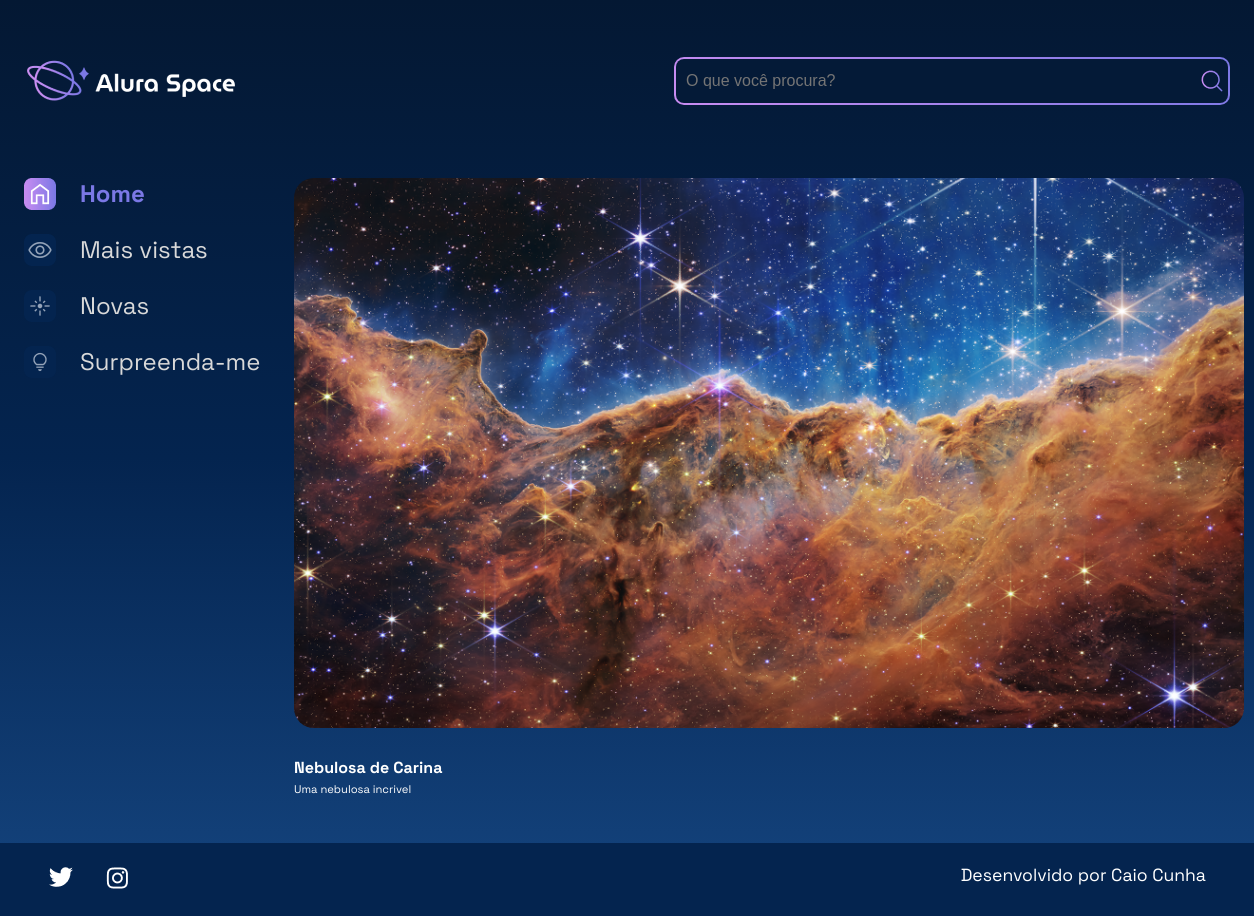
/imagem/1, run on an earlier commit of the app's database.
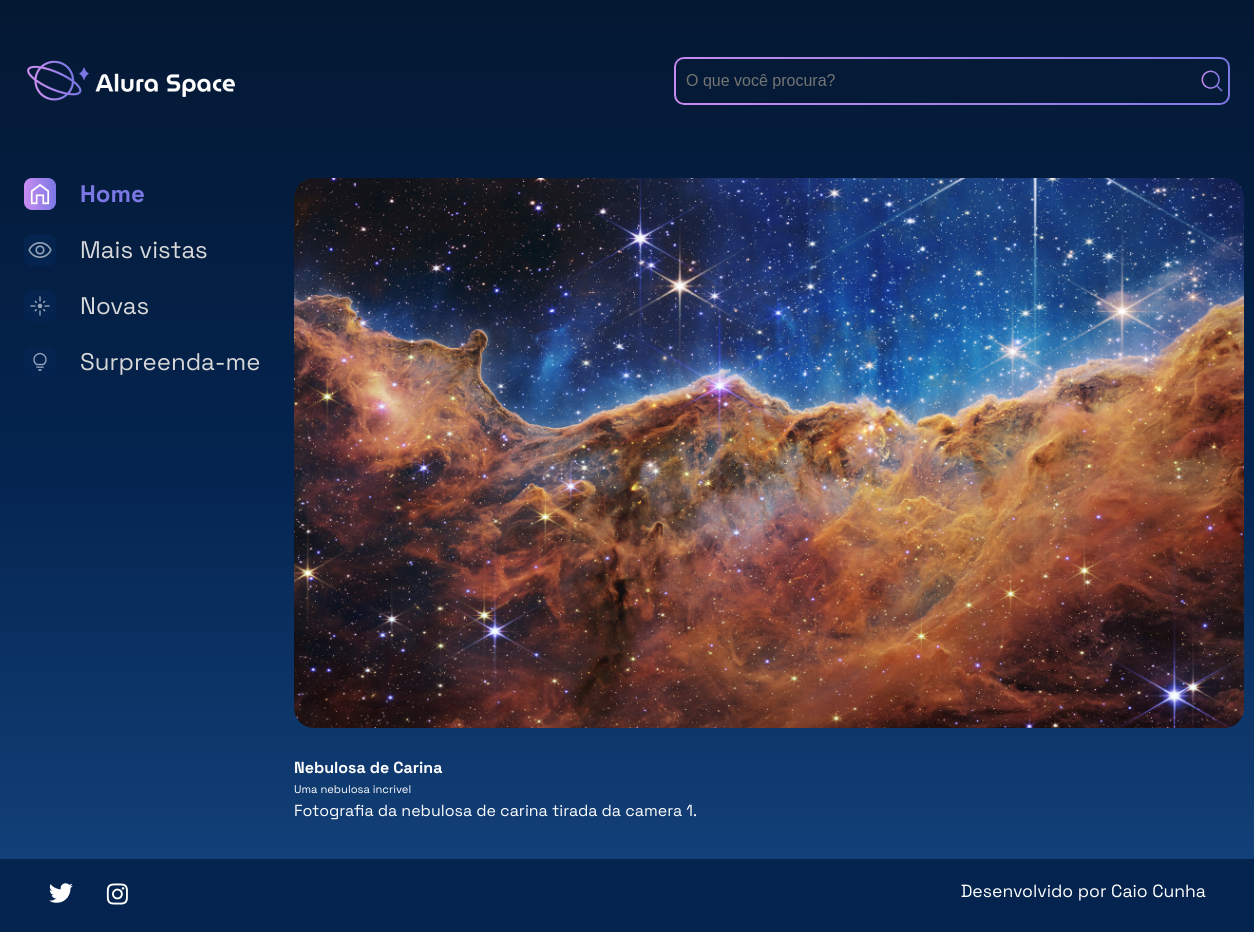
And on a later commit of the database.
### galeria/models.py (models this page shows, shortened)
class Fotografia(models.Model):
    OPCOES_CATEGORIA = [
        ("NEBULOSA","Nebulosa"),
        ("ESTRELA","Estrela"),
        ("GALÁXIA","Galáxia"),
        ("PLANETA","Planeta"),
    ]
    nome = models.CharField(max_length=100, null=False, blank=False)
    legenda = models.CharField(max_length=150, null=False, blank=False)
    categoria = models.CharField(max_length=100, choices=OPCOES_CATEGORIA, default='')
    descricao = models.TextField(null=False, blank=False)
    foto = models.ImageField(upload_to='fotos/%Y/%m/%d/', blank=True)
    publicada = models.BooleanField(default = False)
    data_fotografia = models.DateTimeField(default=datetime.now, blank=False)

### galeria/views.py (the view)
# urls.py: path('imagem/<int:foto_id>', imagem, name='imagem')
def imagem(request, foto_id):
    fotografia = get_object_or_404(Fotografia, pk=foto_id)
    return render(request, 'galeria/imagem.html', {"fotografia":fotografia})

### templates/galeria/imagem.html
{% extends "galeria/base.html" %}
{% load static %}
{% block content %}
    <div class="pagina-inicial">
        <header class="cabecalho">
            <img src="{% static '/assets/logo/Logo(2).png' %}" alt="Logo da Alura Space" />
            <div class="cabecalho__busca">
                <div class="busca__fundo">
                    <input class="busca__input" type="text" placeholder="O que você procura?">
                    <img class="busca__icone" src="{% static '/assets/ícones/1x/search.png'%}" alt="ícone de search">
                </div>
            </div>
        </header>
        <main class="principal">
            <section class="menu-lateral">
                <nav class="menu-lateral__navegacao">
                    <a href="{% url 'index' %}"><img src="{% static '/assets/ícones/1x/Home - ativo.png'%}"> Home</a>
                    <a href="#"><img src="{% static '/assets/ícones/1x/Mais vistas - inativo.png'%}"> Mais vistas</a>
                    <a href="#"><img src="{% static '/assets/ícones/1x/Novas - inativo.png'%}"> Novas</a>
                    <a href="#"><img src="{% static '/assets/ícones/1x/Surpreenda-me - inativo.png'%}"> Surpreenda-me</a>
                </nav>
            </section>
            <section class="conteudo">
                <section class="imagem">
                    <div class="imagem__conteudo">
                        {% if not fotografia.foto %}
                             <img class="imagem__imagem" src="{% static 'assets/imagens/galeria/not-found.png' %}">
                        {% else %}
                             <img class="imagem__imagem" src="{{ fotografia.foto.url }}">
                        {% endif %}
                        <div class="imagem__info">
                            <div class="imagem__texto">
                                <p class="imagem__titulo">{{ fotografia.nome }}</p>
                                <p class="imagem__descricao">{{ fotografia.legenda }}</p>
                                <p class="imagem__texto"> {{ fotografia.descricao }}</p>
                            </div>
                        </div>
                    </div>
                </section>
            </section>
        </main>
    </div>
{% endblock %}

### templates/galeria/base.html (shortened to what this page needs)
{% load static %}
<!DOCTYPE html>
<html lang="pt-br">
<head>
    <link rel="stylesheet" href="{% static '/styles/style.css' %}">
</head>
<body>
   {% block content %}{% endblock %}
   {% include 'galeria/partials/_footer.html' %}
</body>
</html>

### templates/galeria/partials/_footer.html
{% load static %}
<footer class="rodape">
    <div class="rodape__icones">
        <a href="https://twitter.com/AluraOnline" target=”_blank” >
            <img src="{% static '/assets/ícones/1x/twitter.png'%}" alt="ícone twitter">
        </a>
        <a href="https://www.instagram.com/aluraonline/" target=”_blank” >
            <img src="{% static '/assets/ícones/1x/instagram.png'%}" alt="ícone instagram">
        </a>
    </div>
    <p class="rodape__texto">Desenvolvido por Caio Cunha</p>
</footer>

### setup/static/styles/style.css (style rules this page uses)
html, body, div, span, applet, object, iframe, h1, h2, h3, h4, h5, h6, p, blockquote, pre, a, abbr, acronym, address, big, cite, code, del, dfn, em, img, ins, kbd, q, s, samp, small, strike, strong, sub, sup, tt, var, b, u, i, center, dl, dt, dd, ol, ul, li, fieldset, form, label, legend, table, caption, tbody, tfoot, thead, tr, th, td, article, aside, canvas, details, embed, figure, figcaption, footer, header, hgroup, menu, nav, output, ruby, section, summary, time, mark, audio, video { margin: 0; padding: 0; border: 0; font-size: 100%; font: inherit; vertical-align: baseline; }
article, aside, details, figcaption, figure, footer, header, hgroup, menu, nav, section { display: block; }
body { line-height: 1; font-family: 'Space Grotesk', sans-serif; min-height: 100vh; background: linear-gradient(#041833,#04244F,#154580); background-repeat: no-repeat; background-position: center; background-size: cover; }
.cabecalho { align-items: center; display: flex; justify-content: space-between; margin: 1.5rem 0 4rem 0; }
.cabecalho__busca { align-items: center; border-radius: 10px; background: linear-gradient(45deg, #C98CF1,#7B78E5); display: flex; height: auto; justify-content: space-between; padding: 2px; width: auto; }
.busca__fundo { align-items: center; background-color: #041A37; border-radius: 8px; display: flex; margin: 0 auto; width: 100%; }
.busca__input { align-items: center; background-color: transparent; border: none; font-size: 1rem; height: 24px; padding: 10px; width: 500px; }
.busca__icone { cursor: pointer; width: 2rem; height: 2rem; }
.imagem { display: flex; justify-content: center; align-items: center; }
.imagem__conteudo { background-color: transparent; display: flex; flex-direction: column; border-radius: 20px 20px 0 0; width: 950px; }
.imagem__imagem { width: 100%; border-radius: 20px; }
.imagem__info { font-size: 1.2rem; display: flex; justify-content: space-between; align-items: center; margin-bottom: 1rem; margin-top: 1rem; }
.imagem__texto { display: flex; flex-direction: column; justify-content: space-between; color: #FFFFFF; margin-top: 0.5rem; }
.imagem__titulo { font-weight: bold; line-height: 2rem; color: #FFFFFF; }
.imagem__texto { font-size: 1rem; }
.imagem__descricao { font-size: 0.7rem; }
.menu-lateral { padding-right: 1.5rem; box-sizing: border-box; min-width: 270px; }
.menu-lateral__navegacao { display: flex; flex-direction: column; }
.menu-lateral__navegacao a { font-family: 'Space Grotesk', sans-serif; align-items: center; display: flex; margin-bottom: 1.5rem; text-decoration: none; color: #D9D9D9; font-size: 24px; }
.menu-lateral__navegacao a:first-child { font-weight: bold; color: #7B78E5; }
.menu-lateral__navegacao img { margin-right: 1.5rem; }
.pagina-inicial { max-width: 1440px; padding: 1.5rem; margin: 0 auto; }
.principal { display: flex; justify-content: space-between; }
.rodape { background-color: #04244F; width: 100%; padding: 1.5rem 3rem; box-sizing: border-box; display: flex; justify-content: space-between; color: #FFFFFF; }
.rodape__icones { width: 80px; display: flex; justify-content: space-between; }
.rodape__texto { font-size: 1.1rem; }

What changed in the data, as far as the page shows it:
changed Fotografia "Nebulosa de Carina": descricao (not shown) → "Fotografia da nebulosa de carina tirada da camera 1."
